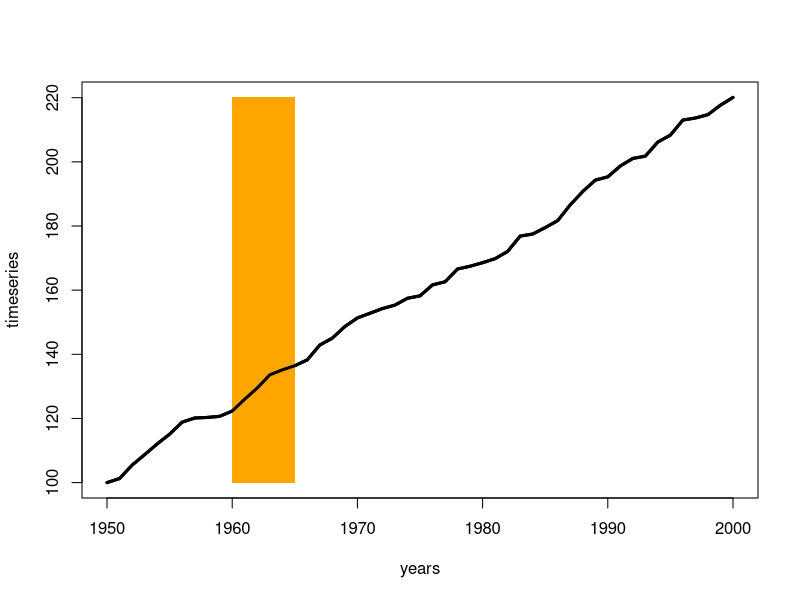

Write R code to recreate this figure.
# 1. 主要学习polygon函数的用法
# 这个函数可以圈定需要的区域
years <- 1950:2000
timeseries <- cumsum(c(100, runif(50)*5))
hilo <- range(timeseries)
# 先有一个plot 后面才能用polygon
plot(years, timeseries, type = "l", lwd = 3)
# 圈定给定的区域
polygon(x=c(1960,1960,1965,1965),
        y=c(hilo, rev(hilo)),
        density=NA, 
        col="orange", 
        border=NA)
# 再画一次实线 目的是让实线在上面显示
lines(years, timeseries, type = "l", lwd = 3)
